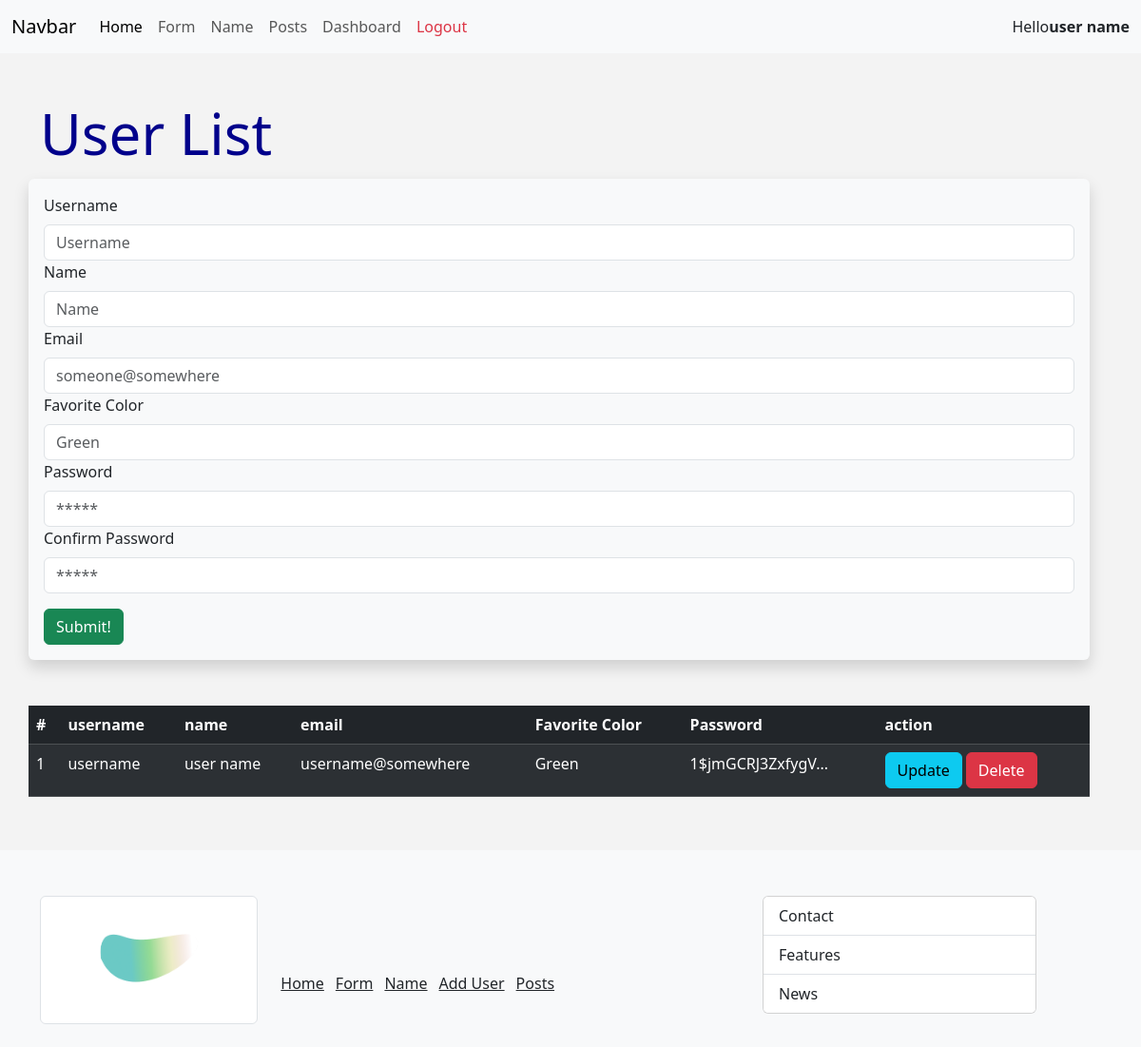
Page /user/add (signed in) on the committed database.
### main.py (models this page shows, shortened)
class Users(db.Model, UserMixin):
	id = db.Column(db.Integer, primary_key=True)
	username = db.Column(db.String(25), nullable=False) # unique=True causes a problem
	name = db.Column(db.String(55), nullable=False)
	email = db.Column(db.String(125), nullable=False, unique=True)
	date_added = db.Column(db.DateTime, default=datetime.utcnow)
	favorite_color = db.Column(db.String(25))
	password = db.Column(db.String(101), nullable=False)
	def shorten_the_password(self):
		return str(self.password)[15:30] + "..."

### main.py (the view, shortened to what this page needs)
@app.route("/user/add", methods=["GET", "POST"])
def add_user():
	username = None
	form = UserForm()
	our_users = Users.query.order_by(Users.id)
	return render_template("user/add_user.html", form=form, username=username, our_users=our_users)

### main.py
class UserForm(FlaskForm):
	username = StringField("Username", validators=[DataRequired()])
	name = StringField("Name", validators=[DataRequired()])
	email = EmailField("Email", validators=[DataRequired()])
	favorite_color = StringField("Favorite Color", validators=[DataRequired()])
	password = PasswordField("Password", validators=[DataRequired()])
	confirm_password = PasswordField("Confirm Password", validators=[DataRequired(), EqualTo("password",
																							 message="Passwords must match!")])  # we can use that message later
	submit = SubmitField(label="Submit!")

### main.py (called while the page is built)
@login_manager.user_loader
def load_user(user_id):
	return Users.query.get(int(user_id))

### templates/user/add_user.html (shortened to what this page needs)
{% extends 'base.html' %}
{% block content %}
	<h1>User List</h1>
	<div class="shadow p-3 mt-1 bg-body-tertiary rounded">
		<form method="POST">
			{{form.username.label(class="form-label")}}
			{{form.username(class="form-control", placeholder = "Username")}}
			{{form.name.label(class="form-label")}}
			{{form.name(class="form-control", placeholder = "Name")}}
			{{form.email.label(class="form-label")}}
			{{form.email(class="form-control", placeholder = "someone@somewhere")}}
			{{form.favorite_color.label(class="form-label")}}
			{{form.favorite_color(class="form-control", placeholder= "Green" )}}
			{{form.password.label(class="form-label")}}
			{{form.password(class="form-control", placeholder="*****")}}
			{{form.confirm_password.label(class="form-label")}}
			{{form.confirm_password(class="form-control", placeholder="*****")}}
			{{form.submit(class="btn btn-success mt-3")}}
		</form>
	</div>
	<br><br>
	<table class="table table-dark table-striped table-hover mt-5">
		<thead>
			<tr>
				<th class="col">#</th>
				<th class="col">username</th>
				<th class="col">name</th>
				<th class="col">email</th>
				<th class="col">Favorite Color</th>
				<th class="col">Password</th>
				<th class="col">action</th>
			</tr>
		</thead>
		<tbody>
			{% for our_user in our_users %}
			<tr scope="row">
				<td>{{our_user.id}}</td>
				<td>{{our_user.username}}</td>
				<td>{{our_user.name}}</td>
				<td>{{our_user.email}}</td>
				<td>{{our_user.favorite_color}}</td>
				<td>{{our_user.shorten_the_password()}}</td>
				<td>
					<a class="btn btn-info" href="/user/{{our_user.id}}">Update</a>
					<a class="btn btn-danger" href="{{url_for('delete_user', id = our_user.id) }}">Delete</a>
				</td>
			</tr>
			{% endfor %}
		</tbody>
	</table>
{% endblock %}

### templates/shared/navbar.html (shortened to what this page needs)
<nav class="navbar navbar-expand-lg bg-body-tertiary">
	<div class="container-fluid">
	  <a class="navbar-brand" href="{{url_for('index')}}">Navbar</a>
	  <div class="collapse navbar-collapse" id="navbarNav">
		<ul class="navbar-nav">
		  <li class="nav-item">
			<a class="nav-link active" aria-current="page" href="{{url_for('index')}}">Home</a>
		  </li>
		  <li class="nav-item">
			<a class="nav-link" href="{{url_for('form')}}">Form</a>
		  </li>
		  <li class="nav-item">
			<a class="nav-link" href="{{url_for('name')}}">Name</a>
		  </li>
		  <li class="nav-item">
			<a class="nav-link" href="{{url_for('get_posts')}}">Posts</a>
		  </li>
		{% if current_user.is_authenticated %}
		  <li class="nav-item">
			<a class="nav-link" href="{{url_for('get_dashboard')}}">Dashboard</a>
		  </li>
		  <li class="nav-item">
			<a class="nav-link link-danger" href="{{url_for('logout')}}">Logout</a>
		  </li>
		{% else %}
		  <li class="nav-item">
			<a class="nav-link" href="{{url_for('get_login')}}">Login</a>
		  </li>
		{% endif %}
		</ul>
	  </div>
	  {% if current_user.is_authenticated %}
	 	Hello <strong>{{current_user.name}}</strong>
	  {% endif %}
	</div>
  </nav>

### static/css/style.css (style rules this page uses)
h1 { color: darkblue; font-size: 60px; }
body { background-color: rgb(243, 243, 243); display: flex; flex-direction: column; flex-grow: 1; min-height: 100vh; }

### rows in the picture
Users: name "user name", username.label "Username", id "1", username "username", email "username@somewhere", favorite_color "Green", shorten_the_password "1$jmGCRJ3ZxfygV..."
